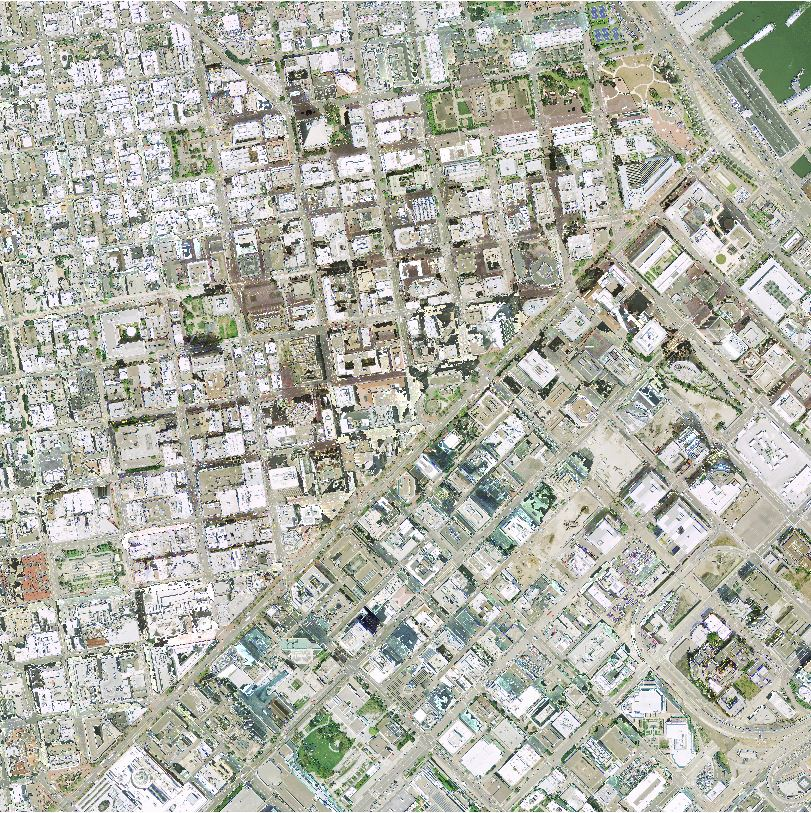
#> input picture shadow/2018-Shadow-Detection/Shadow_Compensated_Image.JPG, 811 x 813 px
$ python -i shdwDetection.py   (imports and definitions only)   (older library calls are emulated)
#> lines starting #> are read from the running program, lines starting #| are printed output that depends on the picture; after the words box and inside, x2 and y2 are one past the last pixel; in counts of white or black regions, pixels touching at a corner belong together
#> further down, picture is the input picture: shape (813, 811, 3); mean B, G, R 168.5, 178.6, 177.2
#!/usr/bin/python
# -*- coding: UTF-8 -*-

import cv2
import numpy as np
from matplotlib import pyplot as plt
import math
from scipy.signal import argrelextrema
import scipy.ndimage.filters as ft
import scipy.signal as sg

from matplotlib.widgets import Slider, Button, RadioButtons


from rsvis.shadow.smoothing import *

def isShadow(K):
	K_R = K[2]
	K_G = K[1]
	K_B = K[0]

	# Property 1: tal*K_H^80 < K_H < eta*K_H^20
	if K_R < 1.59 or K_R > 48.44:
		return False

	if K_G < 1.43 or K_G > 41.6:
		return False

	if K_B < 1.27 or K_B > 32.4:
		return False

	# Property 2   K_R > K_G > K_B
	if (K_B>K_R) or (K_B>K_G) or (K_G>K_R):
   		return False

	# Property 3
	# K_R-K_G>epsilon and K_G-K_B>epsilon  if  K_R>K_R^80
	# K_R-K_G> (epsilon/2) and K_G-K_B>(epsilon/2)  if  K_R<=K_R^80
	# epsilon = 0.33/2 = 0.165

	if K_R>3.18:
		if (K_R-K_G)<0.165 or (K_G-K_B)<0.165:
			return False

	elif (K_R-K_G)<0.0825 or (K_G-K_B)<0.0825:
		return False

	return True


def shadowDetection(img, d=7, sigmaColor=700, sigmaSpace=25, logger=None):

#> called with d = 7, sigmaColor = 700, sigmaSpace = 25
	dtype = cv2.CV_32F

	grayimg = cv2.cvtColor(img, cv2.COLOR_BGR2GRAY)
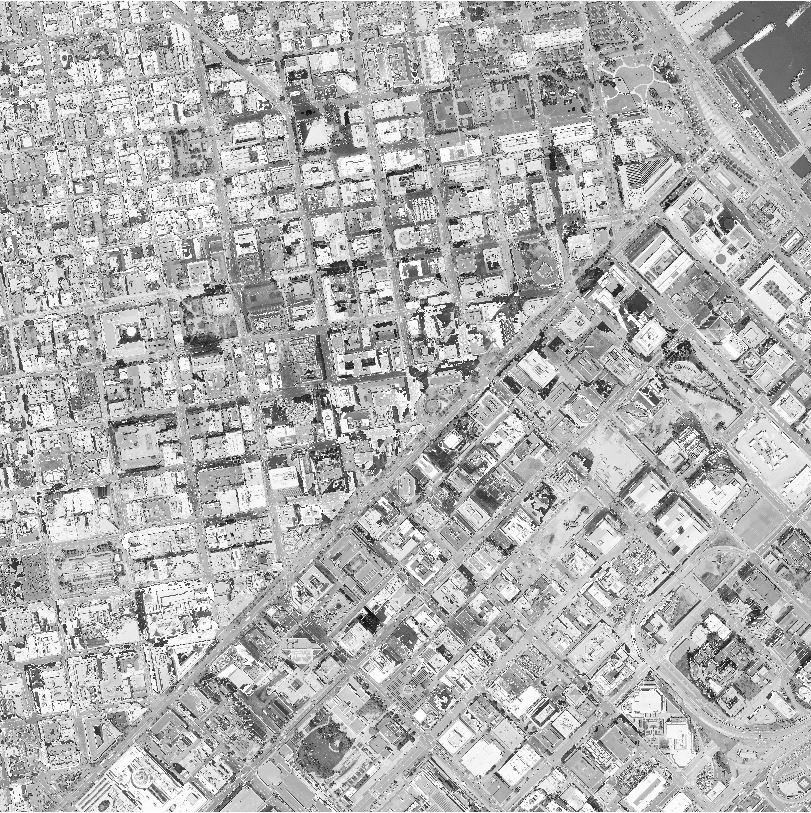
#> grayimg: shape (813, 811); min 0, max 255, mean 177
	grayimg = cv2.bilateralFilter(grayimg, d, sigmaColor, sigmaSpace)
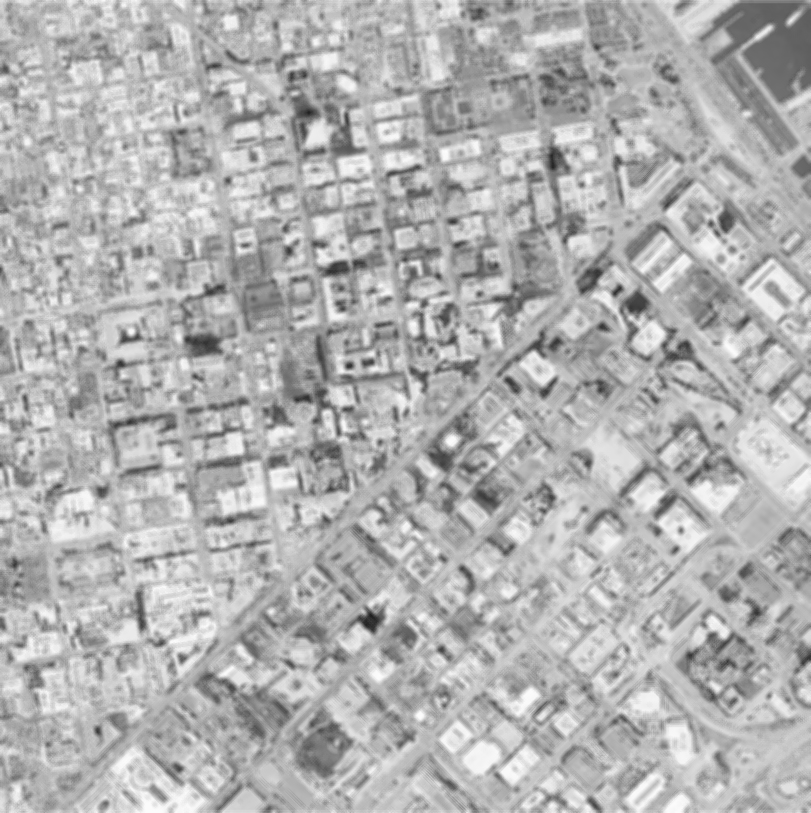
#> grayimg: shape (813, 811); min 30, max 252, mean 177

	shdwimg = cv2.filter2D(
		grayimg,
		dtype,
		np.array(
			[[-1., -1., -1.], [-1., 32., -1.], [-1., -1., -1.]],
			dtype=float
		)/8.,
		borderType= cv2.BORDER_CONSTANT)
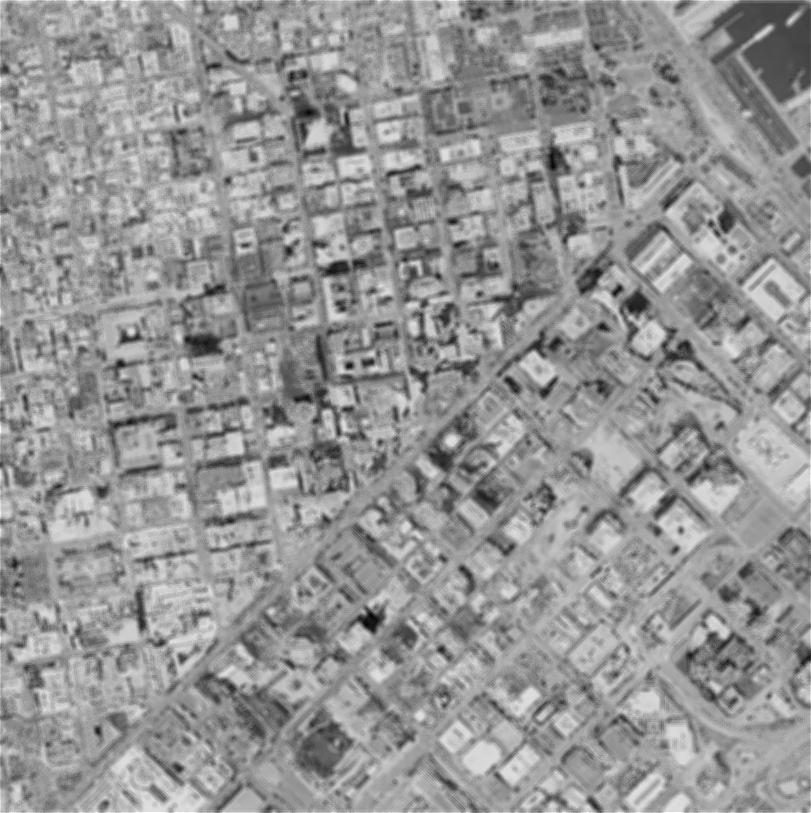
#> shdwimg: shape (813, 811) float32; min 80.88, max 851.6, mean 531.4; drawn with min black and max white
	normshdwimg = cv2.normalize(shdwimg, None, alpha=0, beta=255, norm_type=cv2.NORM_MINMAX, dtype=cv2.CV_8U)

	if logger is not None:
		logger("Shadw value: {}".format(np.mean(grayimg)*1.3))
	no_shadow_mask = np.logical_and(shdwimg>np.mean(grayimg)*1.3, grayimg>255/2)
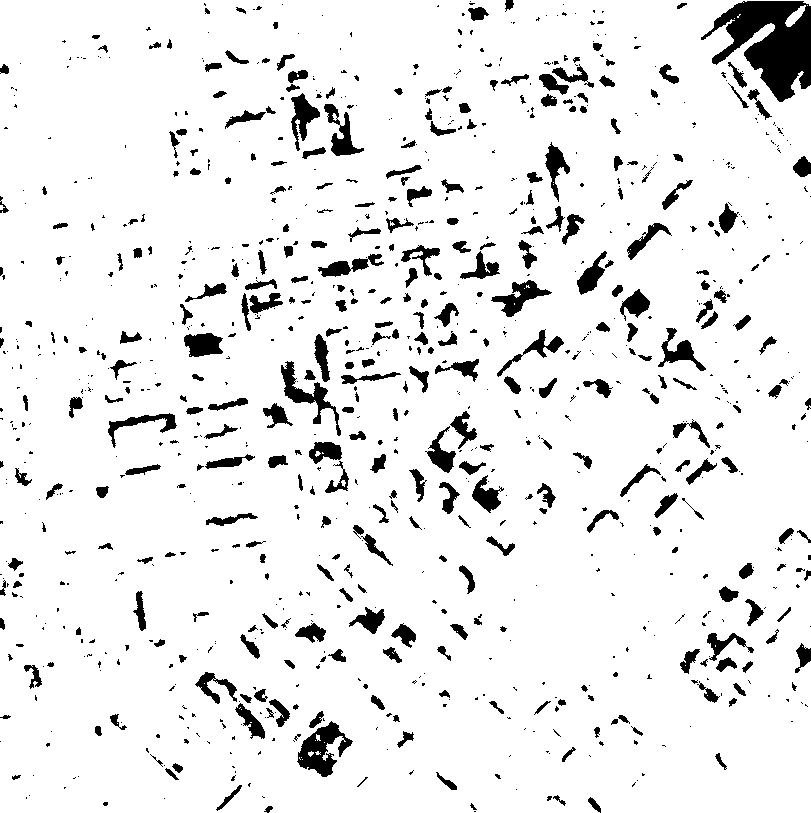
#> no_shadow_mask: shape (813, 811) bool; 91.8% white; 994 black regions (629 under 20 px), largest, box (x1, y1, x2, y2) and area: (701, 1, 811, 102) 5993, (297, 721, 353, 777) 1428, (281, 361, 341, 436) 1046
	medio_nonShdw = np.sum(np.where(np.stack([no_shadow_mask]*3, axis=2), img, [0,0,0]), axis=(0, 1))
#> medio_nonShdw = [106473323, 112221188, 111795228]

	imgOut = np.where(no_shadow_mask, 0, 255).astype(np.uint8)
	count = np.count_nonzero(no_shadow_mask)
#> count = 605471

	# [14 lines of commented-out code are left out]

	return (imgOut, shdwimg, normshdwimg)


>>> import cv2
>>> picture = cv2.imread('../../shadow/2018-Shadow-Detection/Shadow_Compensated_Image.JPG')
>>> result = shadowDetection(picture)

$ run again, on shadow/2018-Shadow-Detection/Test_Image.JPG
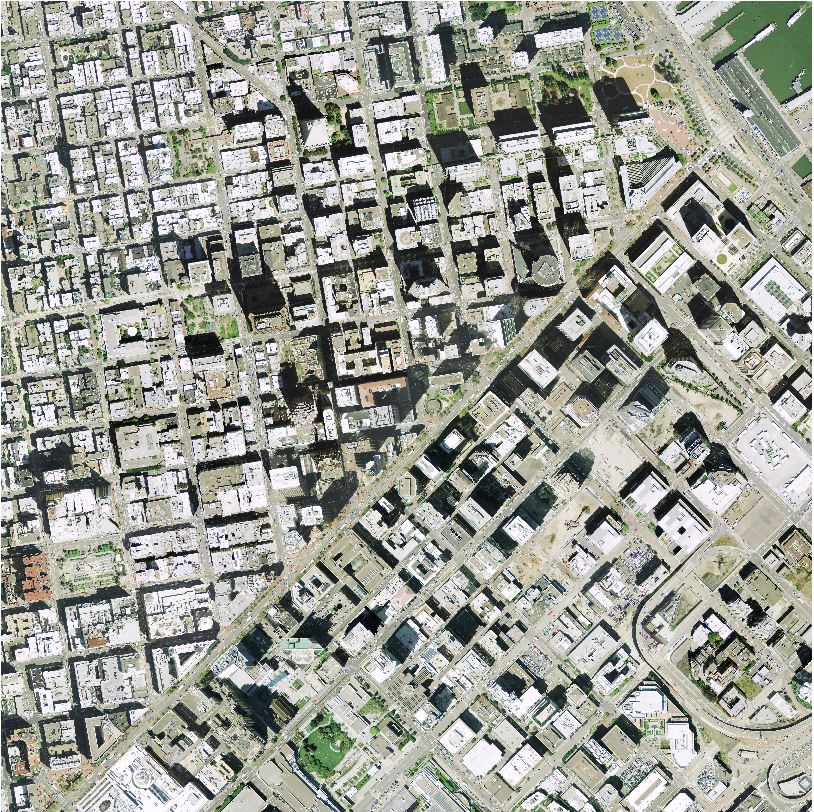
#> input picture shadow/2018-Shadow-Detection/Test_Image.JPG, 814 x 812 px
#> picture is the input picture: shape (812, 814, 3); mean B, G, R 148.8, 157.2, 155.2
#> in shadowDetection, `shdwimg = cv2.filter2D( grayimg, dtype, np.array( [[-1., -1., -1.], [-..`:
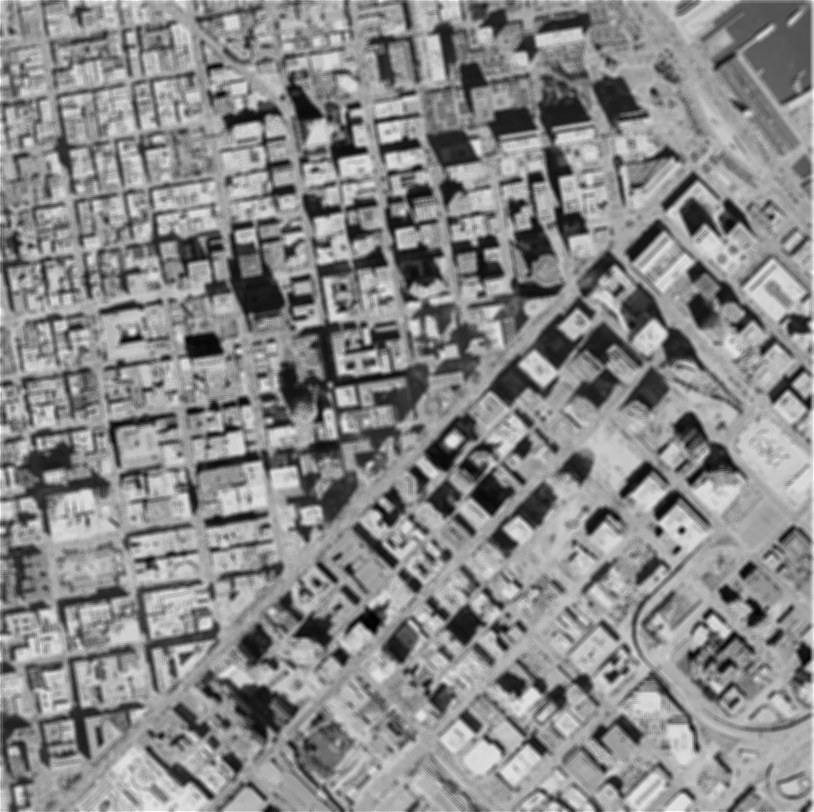
#> shdwimg: shape (812, 814) float32; min 17.25, max 856.2, mean 467; drawn with min black and max white
#> in shadowDetection, `no_shadow_mask = np.logical_and(shdwimg>np.mean(grayimg)*1.3, grayimg>..`:
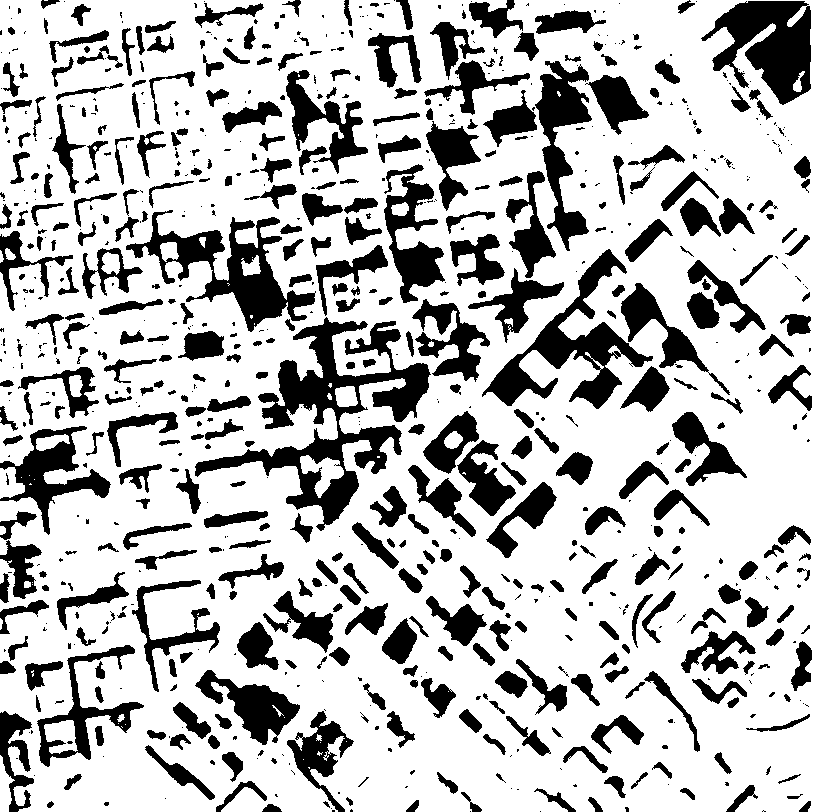
#> no_shadow_mask: shape (812, 814) bool; 73.9% white; 820 black regions (387 under 20 px), largest, box (x1, y1, x2, y2) and area: (195, 317, 431, 531) 13540, (126, 210, 316, 332) 6848, (482, 249, 653, 409) 6841
#> medio_nonShdw = [87430967, 91915694, 91764783]
#> count = 488774

$ run again, on shadow/2018-Shadow-Detection/Zoomed_In_Original_Image.JPG
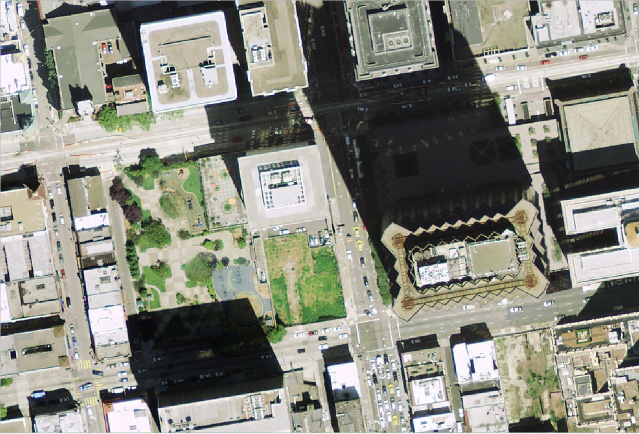
#> input picture shadow/2018-Shadow-Detection/Zoomed_In_Original_Image.JPG, 1280 x 867 px (shown at 1/2 size)
#> picture is the input picture: shape (867, 1280, 3); mean B, G, R 127, 137.6, 136.7
#> in shadowDetection, `shdwimg = cv2.filter2D( grayimg, dtype, np.array( [[-1., -1., -1.], [-..`:
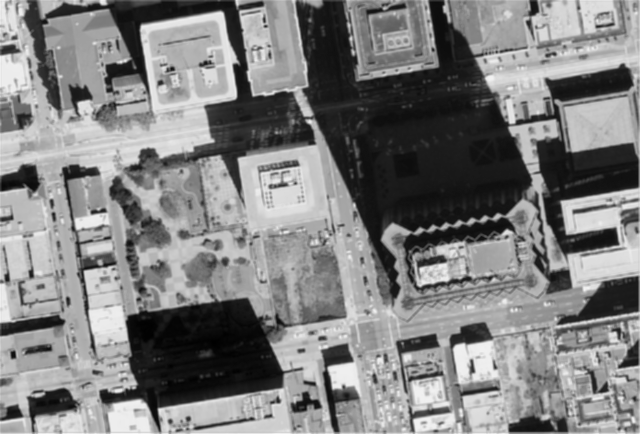
#> shdwimg: shape (867, 1280) float32 (shown at 1/2 size); min 20.25, max 796.4, mean 408.4; drawn with min black and max white
#> in shadowDetection, `no_shadow_mask = np.logical_and(shdwimg>np.mean(grayimg)*1.3, grayimg>..`:
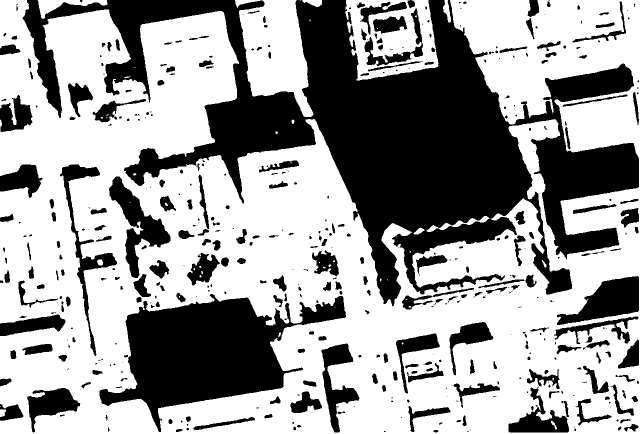
#> no_shadow_mask: shape (867, 1280) bool (shown at 1/2 size); 62% white; 471 black regions (205 under 20 px), largest, box (x1, y1, x2, y2) and area: (45, 0, 1278, 613) 250085, (199, 588, 692, 864) 61017, (1114, 552, 1278, 650) 8211
#> medio_nonShdw = [121060121, 131379971, 132033109]
#> count = 687699
